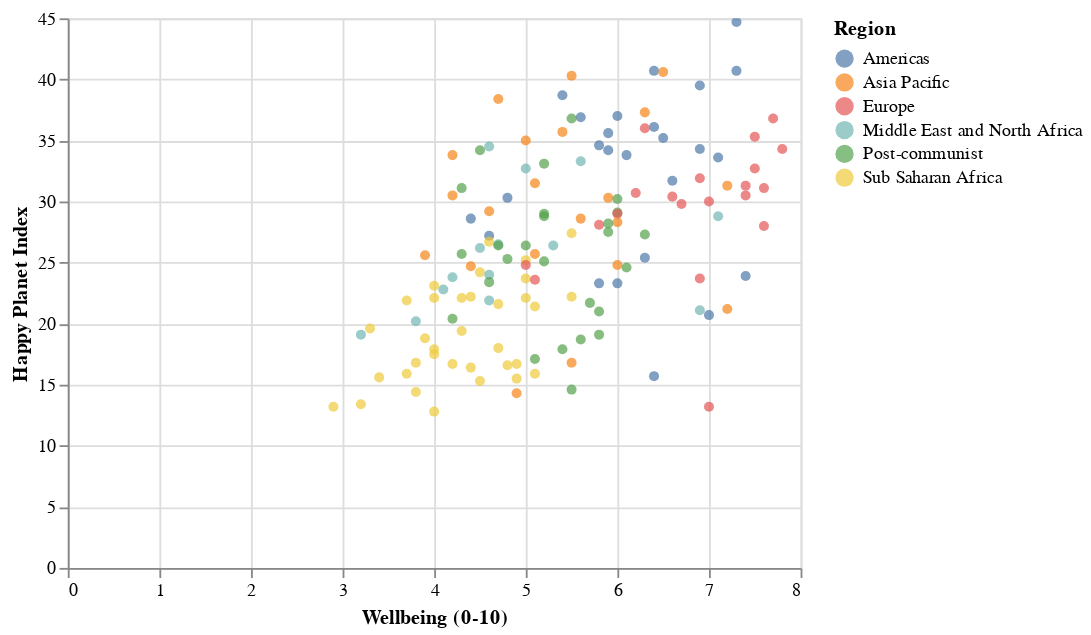

Notebook code cell kept with this figure:
### Code cell
#Adding Zoom-In and Zoom-Out to a Static Scatter Plot
alt.Chart(hpi_df).mark_circle().encode(
x='Wellbeing (0-10):Q',
y='Happy Planet Index:Q',
color='Region:N',).interactive()

### Figure 1 — Vega-Lite specification as saved in the notebook (floating-point values rounded to 4 significant figures; data arrays with more than 128 entries replaced by an {"elided": "..."} marker saying what was removed)
{"config": {"view": {"continuousWidth": 400, "continuousHeight": 300}}, "data": {"name": "data-06c1dbec64553b487ce4599ce4c93c9b"}, "mark": "circle", "encoding": {"color": {"field": "Region", "type": "nominal"}, "x": {"field": "Wellbeing (0-10)", "type": "quantitative"}, "y": {"field": "Happy Planet Index", "type": "quantitative"}}, "selection": {"selector001": {"type": "interval", "bind": "scales", "encodings": ["x", "y"]}}, "$schema": "https://vega.github.io/schema/vega-lite/v4.17.0.json", "datasets": {"data-06c1dbec64553b487ce4599ce4c93c9b": {"elided": "140 records"}}}
